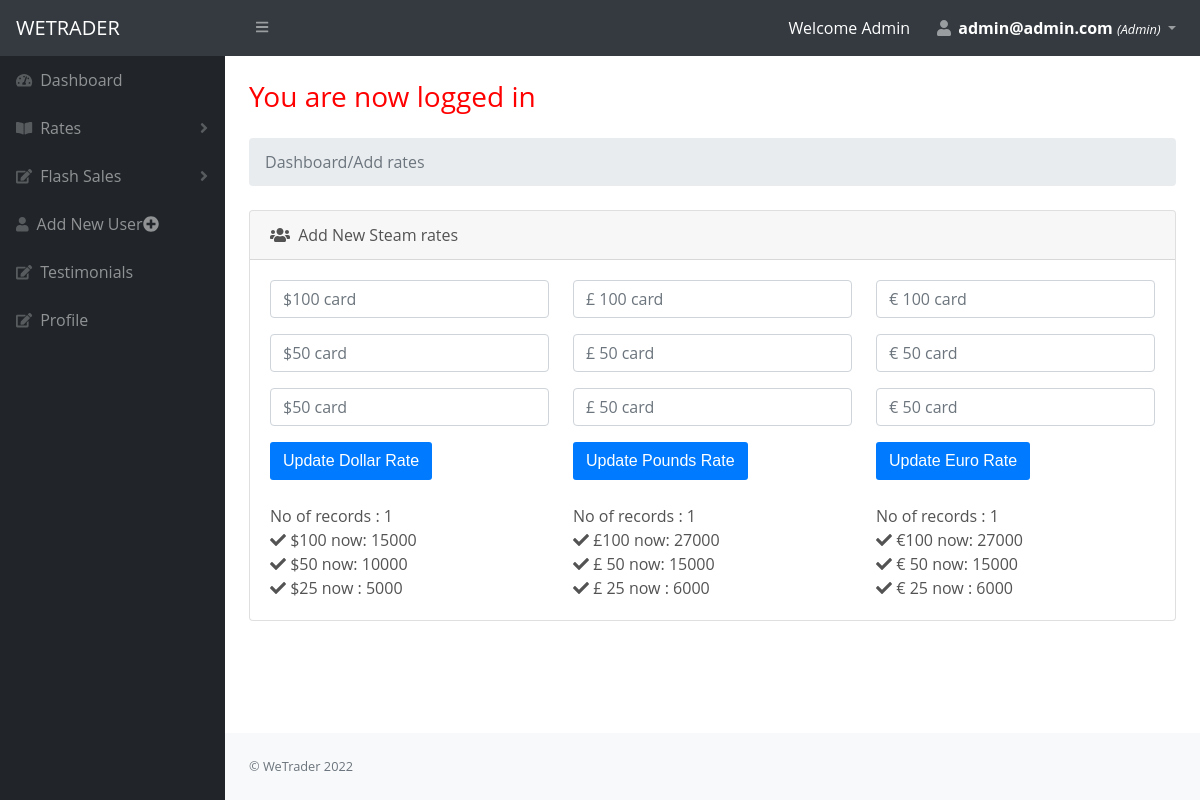
The page /admin/steam-rate.php (signed in) on the database its author committed.
### tables this page shows
CREATE TABLE `steam_rates` (
  `id` int(11) NOT NULL,
  `dollar_100` varchar(100) NOT NULL,
  `dollar_50` int(100) NOT NULL,
  `dollar_25` varchar(100) NOT NULL,
  `date` datetime NOT NULL DEFAULT CURRENT_TIMESTAMP
);

CREATE TABLE `steam_pounds_rates` (
  `id` int(11) NOT NULL,
  `pounds_100` varchar(100) NOT NULL,
  `pounds_50` int(100) NOT NULL,
  `pounds_25` varchar(100) NOT NULL,
  `date` datetime NOT NULL DEFAULT CURRENT_TIMESTAMP
);

CREATE TABLE `steam_euro_rates` (
  `id` int(11) NOT NULL,
  `euro_100` varchar(100) NOT NULL,
  `euro_50` int(100) NOT NULL,
  `euro_25` varchar(100) NOT NULL,
  `date` datetime NOT NULL DEFAULT CURRENT_TIMESTAMP
);

### admin/steam-rate.php (the view, shortened to what this page needs)
<?php
include('head.php');
include ('navbar.php');
?>
<?php
include ('sidebar.php');
?>
    <div id="layoutSidenav_content">
    <main>
        <div class="container-fluid">
            <h1 class="mt-4" style="color:red;"> <?php if (isset($_SESSION['success'])) : ?>
                    <div class="error success" >
                        <h3>
                            <?php
                            echo $_SESSION['success'];
                            ?>
                        </h3>
                    </div>
                <?php endif ?> </h1>
            <ol class="breadcrumb mb-4">
                <li class="breadcrumb-item active">Dashboard/Add rates</li>
            </ol>
            <div class="card mb-4">
                <div class="card-header">
                    <i class="fas fa-users mr-1"></i>
                    Add New  Steam rates
                </div>
                <div class="card-body">
                    <div class="row">
                        <div class="col-lg-4">
                            <?php
                            $d100 = "";
                            $d50    = "";
                            $d25    = "";
                            ?>
                            <form method="post" action="">
                                <div class="form-group">
                                    <input type="text" class="form-control"   name="d100" value="<?php echo $d100; ?>" placeholder="$100 card">
                                </div>
                                <div class="form-group">
                                    <input type="text" class="form-control"   name="d50" value="<?php echo $d50; ?>" placeholder="$50 card">
                                </div>
                                <div class="form-group">
                                    <input type="text" class="form-control"   name="d25" value="<?php echo $d25; ?>" placeholder="$50 card">
                                </div>
                                <div class="form-group mb-0">
                                    <button type="submit"  name="rate_btn" class="btn bg-primary text-white">Update Dollar Rate</button>
                                </div>
                            </form>
                            <?php
                            global $db;
                            $query = "SELECT dollar_100, dollar_50, dollar_25 from steam_rates";
                            $results = mysqli_query($db, $query);
                            if($results->num_rows > 0) {
                                echo "<br>
                             No of records : ".$results->num_rows."<br>";
                                while ($row = $results->fetch_assoc()) {
                                    echo "<i class='fa fa-check'></i> $100 now: $row[dollar_100]
                                <br><i class='fa fa-check'></i> $50 now:   $row[dollar_50]
                                <br> <i class='fa fa-check'></i> $25 now : $row[dollar_25]";
                                }
                            }
                            ?>
                        </div>
                        <div class="col-lg-4">
                            <?php
                            $d100 = "";
                            $d50    = "";
                            $d25    = "";
                            ?>
                            <form method="post" action="">
                                <div class="form-group">
                                    <input type="text" class="form-control"   name="d100" value="<?php echo $d100; ?>" placeholder="&pound; 100 card">
                                </div>
                                <div class="form-group">
                                    <input type="text" class="form-control"   name="d50" value="<?php echo $d50; ?>" placeholder="&pound; 50 card">
                                </div>
                                <div class="form-group">
                                    <input type="text" class="form-control"   name="d25" value="<?php echo $d25; ?>" placeholder="&pound; 50 card">
                                </div>
                                <div class="form-group mb-0">
                                    <button type="submit"  name="pounds_rate_btn" class="btn bg-primary text-white">Update Pounds Rate</button>
                                </div>
                            </form>
                            <?php
                            global $db;
                            $query = "SELECT pounds_100, pounds_50, pounds_25 from steam_pounds_rates";
                            $results = mysqli_query($db, $query);
                            if($results->num_rows > 0) {
                                echo "<br>
                             No of records : ".$results->num_rows."<br>";
                                while ($row = $results->fetch_assoc()) {
                                    echo "<i class='fa fa-check'></i> &pound;100 now: $row[pounds_100]
                                <br><i class='fa fa-check'></i> &pound; 50 now:   $row[pounds_50]
                                <br> <i class='fa fa-check'></i> &pound; 25 now : $row[pounds_25]";
                                }
                            }
                            ?>
                        </div>
                        <div class="col-lg-4">
                            <?php
                            $d100 = "";
                            $d50    = "";
                            $d25    = "";
                            ?>
                            <form method="post" action="">
                                <div class="form-group">
                                    <input type="text" class="form-control"   name="d100" value="<?php echo $d100; ?>" placeholder="&euro; 100 card">
                                </div>
                                <div class="form-group">
                                    <input type="text" class="form-control"   name="d50" value="<?php echo $d50; ?>" placeholder="&euro; 50 card">
                                </div>
                                <div class="form-group">
                                    <input type="text" class="form-control"   name="d25" value="<?php echo $d25; ?>" placeholder="&euro; 50 card">
                                </div>
                                <div class="form-group mb-0">
                                    <button type="submit"  name="euro_rate_btn" class="btn bg-primary text-white">Update Euro Rate</button>
                                </div>
                            </form>
                            <?php
                            global $db;
                            $query = "SELECT euro_100, euro_50, euro_25 from steam_euro_rates";
                            $results = mysqli_query($db, $query);
                            if($results->num_rows > 0) {
                                echo "<br>
                             No of records : ".$results->num_rows."<br>";
                                while ($row = $results->fetch_assoc()) {
                                    echo "<i class='fa fa-check'></i> &euro;100 now: $row[euro_100]
                                <br><i class='fa fa-check'></i> &euro; 50 now:   $row[euro_50]
                                <br> <i class='fa fa-check'></i> &euro; 25 now : $row[euro_25]";
                                }
                            }
                            ?>
                        </div>
                    </div>
                </div>
            </div>
    </main>
<?php
include('foot.php');
?>

### rows shown on the page
steam_rates: dollar_100 "15000", dollar_50 "10000", dollar_25 "5000"
steam_pounds_rates: pounds_100 "27000", pounds_50 "15000", pounds_25 "6000"
steam_euro_rates: euro_100 "27000", euro_50 "15000", euro_25 "6000"

### other values the page prints
$_SESSION['user']['email'] "admin@admin.com"
$_SESSION['user']['user_type'] "Admin"
$_SESSION['success'] "You are now logged in"
$results->num_rows "1"
